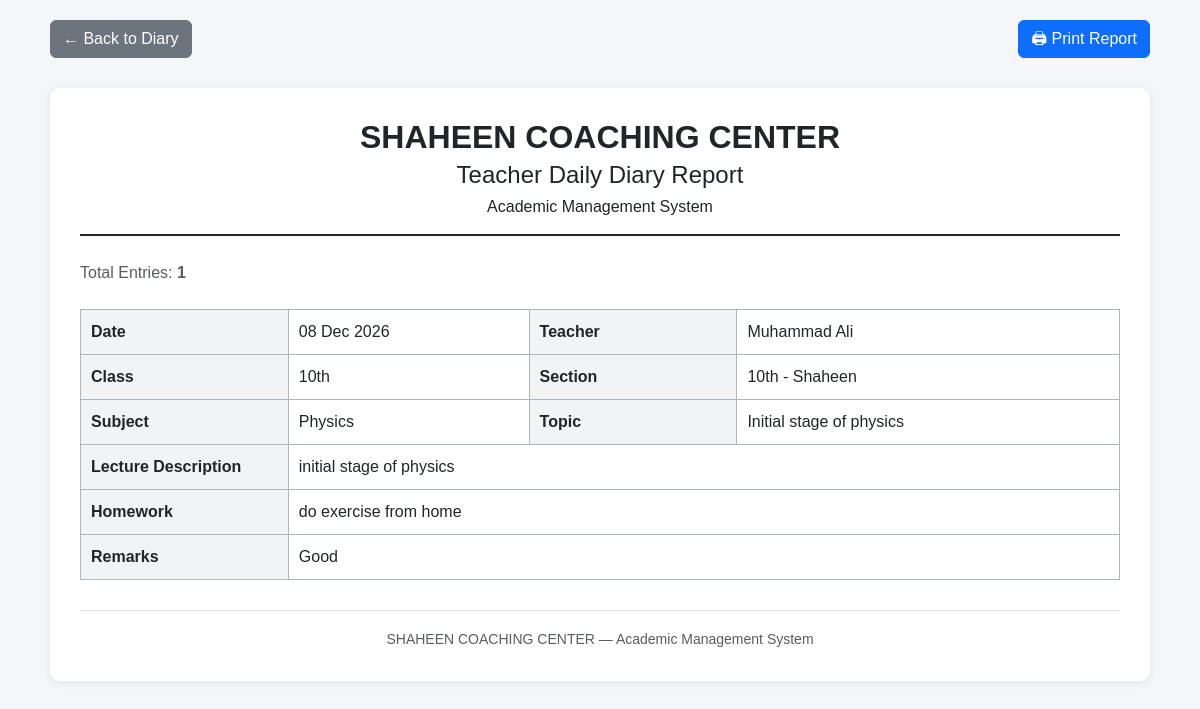
Screenshot of /diary/print/ with the database file from the repository.
### teacher_diary/models.py (models this page shows, shortened)
class DiaryEntry(models.Model):
    teacher = models.ForeignKey(
        Teacher,
        on_delete=models.CASCADE,
        related_name="diary_entries",
    )
    classroom = models.ForeignKey(
        ClassRoom,
        on_delete=models.CASCADE,
        related_name="diary_entries",
    )
    section = models.ForeignKey(
        Section,
        on_delete=models.CASCADE,
        related_name="diary_entries",
    )
    subject = models.CharField(
        max_length=100,
    )
    topic = models.CharField(
        max_length=255,
    )
    description = models.TextField(
        verbose_name="What was taught",
    )
    homework = models.TextField(
        blank=True,
    )
    remarks = models.TextField(
        blank=True,
    )
    date = models.DateField()
    created_at = models.DateTimeField(
        auto_now_add=True,
    )
    updated_at = models.DateTimeField(
        auto_now=True,
    )
    class Meta:
        ordering = [
            "-date",
            "-id",
        ]
        verbose_name = "Diary Entry"
        verbose_name_plural = "Diary Entries"

### teachers/models.py (models this page shows, shortened)
class Teacher(models.Model):
    GENDER_CHOICES = [
        ("Male", "Male"),
        ("Female", "Female"),
    ]
    STATUS_CHOICES = [
        ("Active", "Active"),
        ("Inactive", "Inactive"),
    ]
    user = models.OneToOneField(
        User,
        on_delete=models.SET_NULL,
        related_name="teacher_profile",
        blank=True,
        null=True,
    )
    employee_id = models.CharField(
        max_length=20,
        unique=True,
        blank=True,
        null=True,
    )
    first_name = models.CharField(
        max_length=100
    )
    last_name = models.CharField(
        max_length=100,
        blank=True,
    )
    father_name = models.CharField(
        max_length=150
    )
    photo = models.ImageField(
        upload_to="teachers/",
        blank=True,
        null=True,
    )
    gender = models.CharField(
        max_length=10,
        choices=GENDER_CHOICES,
    )
    date_of_birth = models.DateField()
    phone = models.CharField(
        max_length=20
    )
    email = models.EmailField(
        blank=True,
        null=True,
    )
    cnic = models.CharField(
        max_length=15,
        unique=True,
    )
    qualification = models.CharField(
        max_length=150
    )
    subject = models.CharField(
        max_length=100
    )
    salary = models.DecimalField(
        max_digits=10,
        decimal_places=2,
    )
    joining_date = models.DateField()
    address = models.TextField()
    status = models.CharField(
        max_length=10,
        choices=STATUS_CHOICES,
        default="Active",
    )
    created_at = models.DateTimeField(
        auto_now_add=True
    )

### academics/models.py (models this page shows)
class ClassRoom(models.Model):
    name = models.CharField(max_length=50)
    def __str__(self):
        return self.name

class Section(models.Model):
    name = models.CharField(max_length=20)
    classroom = models.ForeignKey(
        ClassRoom,
        on_delete=models.CASCADE,
        related_name="sections"
    )
    def __str__(self):
        return f"{self.classroom.name} - {self.name}"

### teacher_diary/views.py (the view, shortened to what this page needs)
def print_diary(request):
    query = request.GET.get(
        "q",
        ""
    ).strip()
    teacher_id = request.GET.get(
        "teacher",
        ""
    ).strip()
    date = request.GET.get(
        "date",
        ""
    ).strip()
    diaries = DiaryEntry.objects.select_related(
        "teacher",
        "classroom",
        "section",
    )
    if teacher_id:
        diaries = diaries.filter(
            teacher_id=teacher_id
        )
    if date:
        diaries = diaries.filter(
            date=date
        )
    diaries = diaries.order_by(
        "-date",
        "-id",
    )
    return render(
        request,
        "teacher_diary/print_diary.html",
        {
            "diaries": diaries,
            "query": query,
            "teacher_id": teacher_id,
            "date": date,
        }
    )

### teacher_diary/templates/teacher_diary/print_diary.html (shortened to what this page needs)
<!DOCTYPE html>
<html lang="en">
<head>
    <link
        href="https://cdn.jsdelivr.net/npm/bootstrap@5.3.7/dist/css/bootstrap.min.css"
        rel="stylesheet">
</head>
<body>
<div class="action-bar no-print">
    <div class="d-flex justify-content-between">
        <a
            href="{% url 'teacher_diary:diary_list' %}"
            class="btn btn-secondary">
            ← Back to Diary
        </a>
        <button
            onclick="window.print()"
            class="btn btn-primary">
            🖨 Print Report
        </button>
    </div>
</div>
<div class="report-container">
    <div class="report-card">
        <div class="report-header">
            <h2>
                SHAHEEN COACHING CENTER
            </h2>
            <h4>
                Teacher Daily Diary Report
            </h4>
            <p class="mb-0">
                Academic Management System
            </p>
        </div>
        <div class="mb-4">
            <p class="text-muted mt-2 mb-0">
                Total Entries:
                <strong>{{ diaries|length }}</strong>
            </p>
        </div>
        {% if diaries %}
            {% for diary in diaries %}
                <div class="diary-entry">
                    <table>
                        <tr>
                            <th>
                                Date
                            </th>
                            <td>
                                {{ diary.date|date:"d M Y" }}
                            </td>
                            <th>
                                Teacher
                            </th>
                            <td>
                                {{ diary.teacher.first_name }}
                                {{ diary.teacher.last_name }}
                            </td>
                        </tr>
                        <tr>
                            <th>
                                Class
                            </th>
                            <td>
                                {{ diary.classroom }}
                            </td>
                            <th>
                                Section
                            </th>
                            <td>
                                {{ diary.section }}
                            </td>
                        </tr>
                        <tr>
                            <th>
                                Subject
                            </th>
                            <td>
                                {{ diary.subject }}
                            </td>
                            <th>
                                Topic
                            </th>
                            <td>
                                {{ diary.topic }}
                            </td>
                        </tr>
                        <tr>
                            <th>
                                Lecture Description
                            </th>
                            <td colspan="3">
                                {% if diary.description %}
                                    {{ diary.description|linebreaksbr }}
                                {% else %}
                                    -
                                {% endif %}
                            </td>
                        </tr>
                        <tr>
                            <th>
                                Homework
                            </th>
                            <td colspan="3">
                                {% if diary.homework %}
                                    {{ diary.homework|linebreaksbr }}
                                {% else %}
                                    -
                                {% endif %}
                            </td>
                        </tr>
                        <tr>
                            <th>
                                Remarks
                            </th>
                            <td colspan="3">
                                {% if diary.remarks %}
                                    {{ diary.remarks|linebreaksbr }}
                                {% else %}
                                    -
                                {% endif %}
                            </td>
                        </tr>
                    </table>
                </div>
            {% endfor %}
        {% endif %}
        <div class="text-center text-muted mt-4 pt-3 border-top">
            <small>
                SHAHEEN COACHING CENTER —
                Academic Management System
            </small>
        </div>
    </div>
</div>
</body>
</html>

### teacher_diary/templates/teacher_diary/print_diary.html (style rules this page uses)
body { background: #f4f6f9; font-family: Arial, sans-serif; }
.report-container { max-width: 1100px; margin: 30px auto; }
.report-card { background: white; border-radius: 10px; padding: 30px; box-shadow: 0 2px 10px rgba(0,0,0,0.08); }
.report-header { text-align: center; border-bottom: 2px solid #212529; padding-bottom: 15px; margin-bottom: 25px; }
.report-header h2 { font-weight: bold; margin-bottom: 5px; }
.report-header h4 { margin-bottom: 5px; }
.diary-entry { margin-bottom: 30px; page-break-inside: avoid; }
.diary-entry table { width: 100%; margin-bottom: 0; }
.diary-entry th { background: #f1f3f5; width: 20%; }
.diary-entry td, .diary-entry th { padding: 10px; border: 1px solid #adb5bd; }
.action-bar { max-width: 1100px; margin: 20px auto; }

### rows the page displays
DiaryEntry: date "08 Dec 2026", teacher.first_name "Muhammad", teacher.last_name "Ali", classroom "10th", section "10th - Shaheen", subject "Physics", topic "Initial stage of physics", description "initial stage of physics", homework "do exercise from home", remarks "Good"

### other values shown
{{ diaries|length }} "1"
